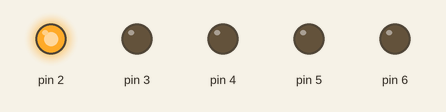
A sketch run on a simulated Arduino Uno, built with avr-gcc and run on an emulated ATmega328P. Parts: output pins drawn as LEDs (lit = HIGH).

Above: at 0.2 s.
At 1.2 s:
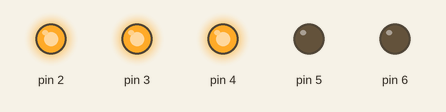
At 1.7 s:
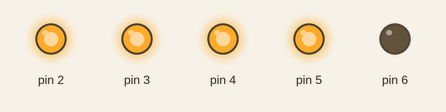
At 2.2 s:
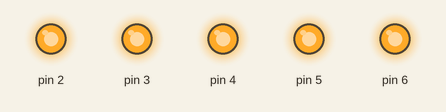
At 3.7 s:
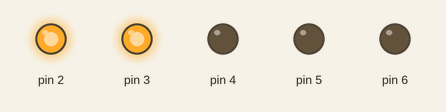
At 5.7 s:
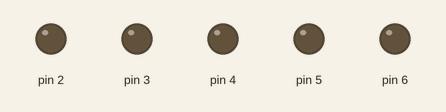
Timing chart, 0 to 6.9 s (numbered marks = the images above):
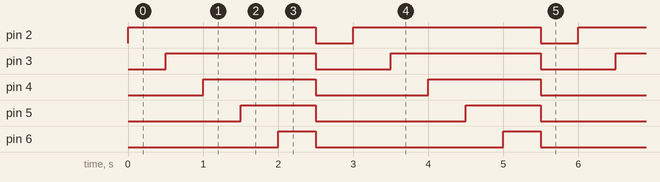

The sketch:

Blink_5_LEDS.ino
```cpp
// C++ code
//
void setup()
{
  pinMode(2, OUTPUT);
  pinMode(3, OUTPUT);
  pinMode(4, OUTPUT);
  pinMode(5, OUTPUT);
  pinMode(6, OUTPUT);
}

void loop()
{
  digitalWrite(2, HIGH);
  delay(500);
  digitalWrite(3, HIGH);
  delay(500);
  digitalWrite(4, HIGH);
  delay(500);
  digitalWrite(5, HIGH);
  delay(500);
  digitalWrite(6, HIGH);
  delay(500);
  digitalWrite(2,LOW);
  digitalWrite(3,LOW);
  digitalWrite(4,LOW);
  digitalWrite(5,LOW);
  digitalWrite(6,LOW);

  delay(500);
}
```

Measured:
- by itself, pin 2: alternates HIGH for 2.5 s and LOW for 0.50 s
- by itself, pin 3: alternates HIGH for 2.0 s and LOW for 1.0 s
- by itself, pin 4: alternates HIGH for 1.5 s and LOW for 1.5 s
- by itself, pin 5: alternates HIGH for 1.0 s and LOW for 2.0 s
- by itself, pin 6: alternates HIGH for 0.50 s and LOW for 2.5 s
